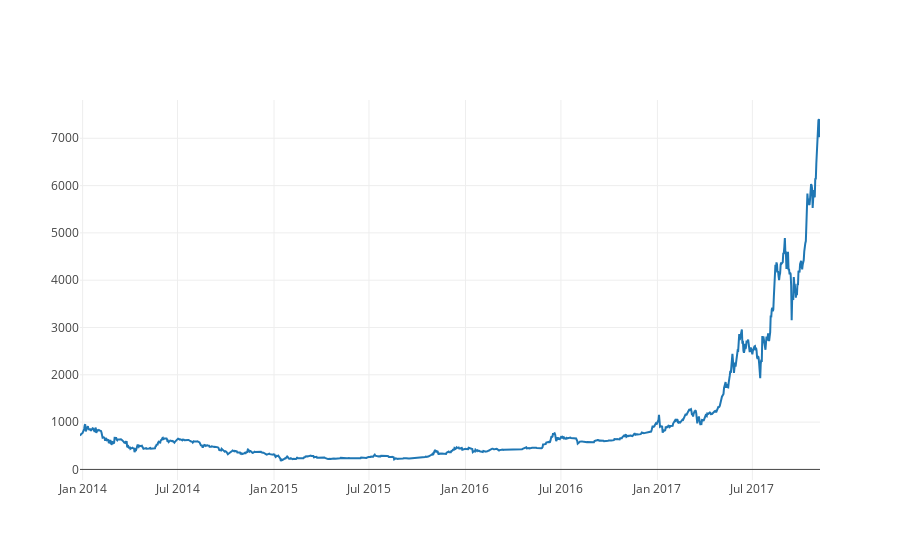

Write notebook code for a chart like this one.
### Markdown cell above
### Using and plotting closing price as our dependent y variable

### Code cell
btc_trace = go.Scatter(x=df.index, y=df['Close'], name= 'Price')
py.iplot([btc_trace])

### Figure 1 — Plotly figure (JSON) as saved in the notebook; plotly's stock layout.template omitted (floating-point values rounded to 4 significant figures; data arrays with more than 128 entries replaced by an {"elided": "..."} marker saying what was removed)
{"data": [{"name": "Price", "type": "scatter", "x": {"elided": "1412 str values"}, "y": {"elided": "1412 float values"}}], "layout": {}}
